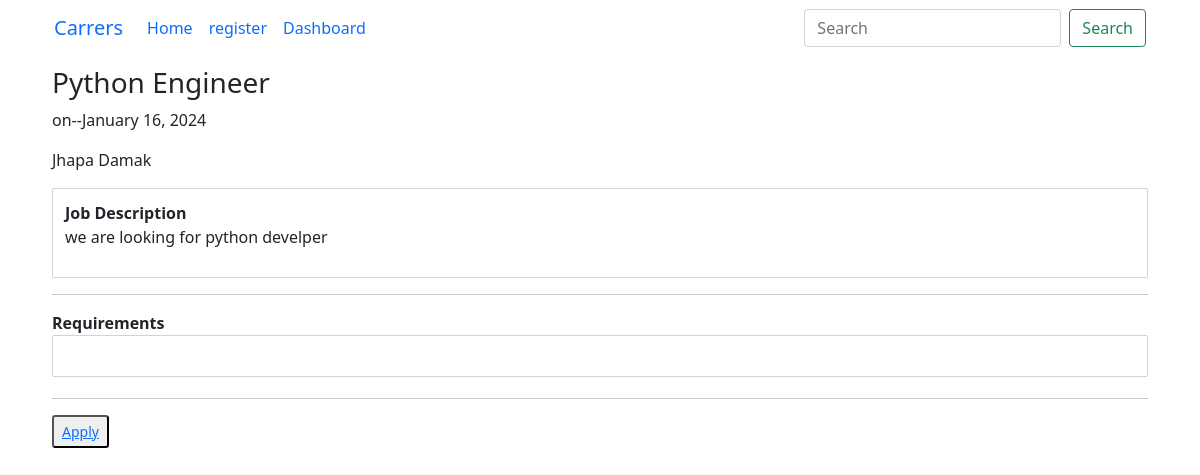
The page /job-detail/2/ on the database its author committed.
### easy_apply_job/models.py (models this page shows, shortened)
class Job(models.Model):
    JOB_TYPE = [
    ('internship', 'Internship'),
    ('junior-developer', 'Junior-developer'),
    ('mid/sinior', 'Mid/Sinior')
    ]
    title = models.CharField(max_length=255)
    date_posted = models.DateTimeField(auto_now_add=True)
    location = models.CharField(max_length=500)
    description = models.TextField()
    user = models.OneToOneField(User, on_delete = models.CASCADE, null = True)
    job_type = models.CharField(max_length=255, choices=JOB_TYPE)
    requirements = models.TextField(blank = True)
    experience = models.PositiveIntegerField(null = True, blank = True)
    class Meta:
        ordering = ['-date_posted']

### easy_apply_job/views.py (the view)
# urls.py: path('job-detail/<int:pk>/', views.job_details, name='job-detail'),
def job_details(request, pk):
    job = get_object_or_404(Job, id=pk)
    context = {
        'job':job
    }
    return render(request, 'easy_apply_job/detail.html', context)

### easy_apply_job/templates/easy_apply_job/detail.html (shortened to what this page needs)
{%extends 'easy_apply_job/base.html'%}
{%block content%}
<div class="detail-content">
    <h3 class="title">{{job.title}}</h3>
    <p class="action-checkbox">on--{{job.date_posted|date:'F d, Y'}}</p>
    <p>{{job.location}}</p>
    <div class = 'desp'>
    <strong>Job Description</strong>
    <p class = "description">{{job.description}}</p>
    </div>
    <hr>
    <strong>Requirements</strong>
    <div class = 'req'>
    </div>
    <hr>
    <button class = 'btn-btn-primary btn-sm'><a href="{%url 'apply' job.id%}">Apply</a></button>
</div>
{%endblock content%}

### easy_apply_job/static/easy_apply_job/main.css (style rules this page uses)
* { margin: 0px; padding: 0px; }
.detail-content { width: 100%; padding: 10px; box-sizing: border-box; }
.desp { width: 100%; border: 1px solid rgb(220, 207, 207); border-radius: 2px; padding: 12px; }
.req { width: 100%; border: 1px solid rgb(220, 207, 207); border-radius: 2px; padding: 12px; margin-bottom: 21px; }

### rows shown on the page
Job: title "Python Engineer", date_posted "January 16, 2024", location "Jhapa Damak", description "we are looking for python develper"
